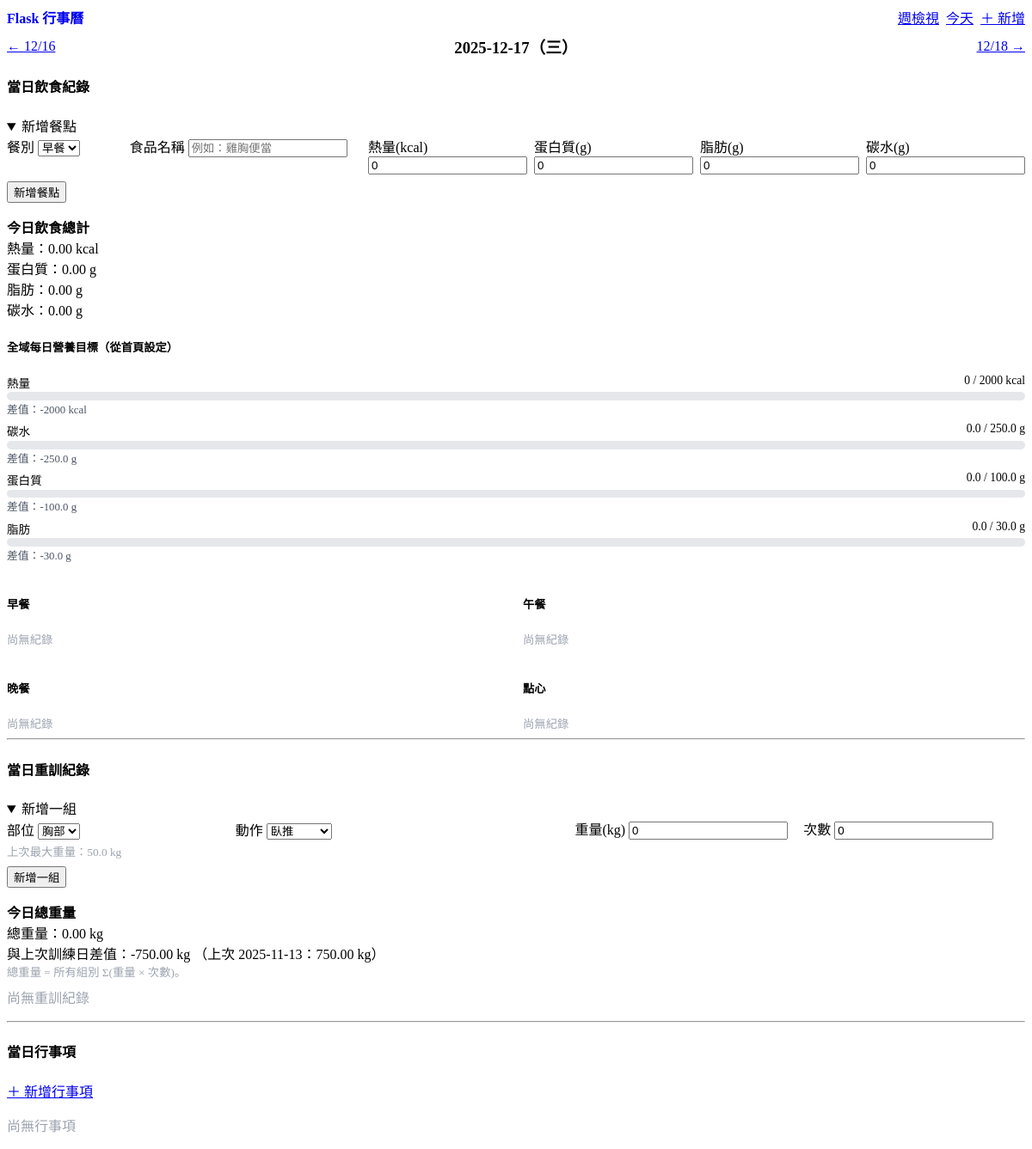
The app's page /day/2025-12-17 with its own data.
### app.py (models this page shows)
class DailyNutritionGoal(db.Model):
    __tablename__ = "daily_nutrition_goals"
    id = db.Column(db.Integer, primary_key=True)
    date = db.Column(db.Date, nullable=False, unique=True)
    kcal_target = db.Column(db.Float, default=0.0)
    carb_target = db.Column(db.Float, default=0.0)
    protein_target = db.Column(db.Float, default=0.0)
    fat_target = db.Column(db.Float, default=0.0)

### app.py (the view)
@app.route("/day/<string:datestr>")
def day_view(datestr):
    try:
        d = datetime.strptime(datestr, "%Y-%m-%d").date()
    except ValueError:
        flash("日期格式錯誤", "warning")
        return redirect(url_for("index"))
    items = (
        CalendarItem.query
        .filter(CalendarItem.date == d)
        .order_by(CalendarItem.start_time.asc())
        .all()
    )
    diets = (
        DietEntry.query
        .filter(DietEntry.date == d)
        .order_by(DietEntry.created_at.asc())
        .all()
    )
    totals_diet = {
        "kcal": sum(x.kcal or 0 for x in diets),
        "protein_g": sum(x.protein_g or 0 for x in diets),
        "fat_g": sum(x.fat_g or 0 for x in diets),
        "carb_g": sum(x.carb_g or 0 for x in diets),
    }
    diets_by_meal = {}
    for de in diets:
        diets_by_meal.setdefault(de.meal_type, []).append(de)
    goal = get_global_nutrition_goal()
    nutrition_goal = goal
    nutrition_diff = None
    nutrition_percent = None
    if goal:
        nutrition_diff = {}
        nutrition_percent = {}
        def handle(actual, target):
            target = target or 0.0
            diff = actual - target
            width_pct = None
            if target > 0:
                width_pct = min(100.0, (actual / target) * 100.0)
            return diff, width_pct
        nutrition_diff["kcal"], nutrition_percent["kcal"] = handle(
            totals_diet["kcal"], goal.kcal_target
        )
        nutrition_diff["carb"], nutrition_percent["carb"] = handle(
            totals_diet["carb_g"], goal.carb_target
        )
        nutrition_diff["protein"], nutrition_percent["protein"] = handle(
            totals_diet["protein_g"], goal.protein_target
        )
        nutrition_diff["fat"], nutrition_percent["fat"] = handle(
            totals_diet["fat_g"], goal.fat_target
        )
    sets_ = (
        StrengthSet.query
        .filter(StrengthSet.date == d)
        .order_by(StrengthSet.created_at.asc())
        .all()
    )
    total_weight = sum((s.weight_kg or 0) * (s.reps or 0) for s in sets_)
    strength_by_part = {}
    by_exercise = {}
    for s in sets_:
        strength_by_part.setdefault(s.body_part, {}).setdefault(s.exercise_name, []).append(s)
        by_exercise.setdefault(s.exercise_name, []).append(s)
    exercise_best_set_id = {}
    for ex_name, lst in by_exercise.items():
        best = max(lst, key=lambda s: ((s.weight_kg or 0) * (s.reps or 0)))
        exercise_best_set_id[ex_name] = best.id
    prev_total_date = None
    prev_total_weight = None
    total_diff_vs_prev = None
    prev_row = (
        db.session.query(
            StrengthSet.date,
            func.sum(StrengthSet.weight_kg * StrengthSet.reps)
        )
        .filter(StrengthSet.date < d)
        .group_by(StrengthSet.date)
        .order_by(StrengthSet.date.desc())
        .first()
    )
    if prev_row:
        prev_total_date = prev_row[0]
        prev_total_weight = float(prev_row[1] or 0.0)
        total_diff_vs_prev = total_weight - prev_total_weight
    last_max_weight = {}
    rows = (
        db.session.query(
            StrengthSet.exercise_name,
            StrengthSet.date,
            func.max(StrengthSet.weight_kg),
        )
        .filter(StrengthSet.date < d)
        .group_by(StrengthSet.exercise_name, StrengthSet.date)
        .all()
    )
    for ex_name, ex_date, max_w in rows:
        entry = last_max_weight.get(ex_name)
        if entry is None or ex_date > entry["date"]:
            last_max_weight[ex_name] = {"date": ex_date, "weight": float(max_w or 0.0)}
    last_max_weight_simple = {name: v["weight"] for name, v in last_max_weight.items()}
    prev_day = d - timedelta(days=1)
    next_day = d + timedelta(days=1)
    return render_template(
        "day.html",
        d=d,
        items=items,
        diets_by_meal=diets_by_meal,
        totals_diet=totals_diet,
        MEAL_TYPES=MEAL_TYPES,
        nutrition_goal=nutrition_goal,
        nutrition_diff=nutrition_diff,
        nutrition_percent=nutrition_percent,
        strength_by_part=strength_by_part,
        total_weight=total_weight,
        exercise_best_set_id=exercise_best_set_id,
        last_max_weight=last_max_weight_simple,
        prev_total_weight=prev_total_weight,
        prev_total_date=prev_total_date,
        total_diff_vs_prev=total_diff_vs_prev,
        STRENGTH_CATEGORIES=STRENGTH_CATEGORIES,
        prev_day=prev_day,
        next_day=next_day,
    )

### app.py (called while the page is built)
def get_global_nutrition_goal():
    return DailyNutritionGoal.query.order_by(DailyNutritionGoal.id.asc()).first()

### templates/day.html (shortened to what this page needs)
{% extends "base.html" %}
{% block content %}
<div class="topbar" style="margin:.5rem 0 1rem;">
  <a href="{{ url_for('day_view', datestr=prev_day.strftime('%Y-%m-%d')) }}">← {{ prev_day.strftime('%m/%d') }}</a>
  <h3 style="margin:0;">{{ d.strftime('%Y-%m-%d') }}（{{ ['一','二','三','四','五','六','日'][d.weekday()] }}）</h3>
  <a href="{{ url_for('day_view', datestr=next_day.strftime('%Y-%m-%d')) }}">{{ next_day.strftime('%m/%d') }} →</a>
</div>
<section>
  <h4>當日飲食紀錄</h4>
  <details open>
    <summary>新增餐點</summary>
    <form method="post" action="{{ url_for('diet_add') }}">
      <div style="display:grid; grid-template-columns: 1fr 2fr 1fr 1fr 1fr 1fr; gap:.5rem;">
        <label>餐別
          <select name="meal_type" required>
            {% for val, label in MEAL_TYPES %}
              <option value="{{ val }}">{{ label }}</option>
            {% endfor %}
          </select>
        </label>
        <label>食品名稱
          <input name="food_name" placeholder="例如：雞胸便當" required>
        </label>
        <label>熱量(kcal)
          <input type="number" step="0.01" name="kcal" value="0">
        </label>
        <label>蛋白質(g)
          <input type="number" step="0.01" name="protein_g" value="0">
        </label>
        <label>脂肪(g)
          <input type="number" step="0.01" name="fat_g" value="0">
        </label>
        <label>碳水(g)
          <input type="number" step="0.01" name="carb_g" value="0">
        </label>
      </div>
      <div style="margin-top:.5rem;"><button type="submit">新增餐點</button></div>
    </form>
  </details>
  <article style="margin-top:1rem;">
    <header><strong>今日飲食總計</strong></header>
    <div>熱量：{{ '%.2f'|format(totals_diet.kcal) }} kcal</div>
    <div>蛋白質：{{ '%.2f'|format(totals_diet.protein_g) }} g</div>
    <div>脂肪：{{ '%.2f'|format(totals_diet.fat_g) }} g</div>
    <div>碳水：{{ '%.2f'|format(totals_diet.carb_g) }} g</div>
  </article>
  <section style="margin-top:1rem;">
    <h5>全域每日營養目標（從首頁設定）</h5>
    {% if nutrition_goal %}
      <div class="nutri-row">
        <div class="nutri-label">
          <span>熱量</span>
          <span>{{ '%.0f'|format(totals_diet.kcal) }} / {{ '%.0f'|format(nutrition_goal.kcal_target or 0) }} kcal</span>
        </div>
        <div class="nutri-bar">
        </div>
        {% if nutrition_diff %}
          <div class="nutri-diff">差值：{{ '%+.0f'|format(nutrition_diff['kcal']) }} kcal</div>
        {% endif %}
      </div>
      <div class="nutri-row">
        <div class="nutri-label">
          <span>碳水</span>
          <span>{{ '%.1f'|format(totals_diet.carb_g) }} / {{ '%.1f'|format(nutrition_goal.carb_target or 0) }} g</span>
        </div>
        <div class="nutri-bar">
        </div>
        {% if nutrition_diff %}
          <div class="nutri-diff">差值：{{ '%+.1f'|format(nutrition_diff['carb']) }} g</div>
        {% endif %}
      </div>
      <div class="nutri-row">
        <div class="nutri-label">
          <span>蛋白質</span>
          <span>{{ '%.1f'|format(totals_diet.protein_g) }} / {{ '%.1f'|format(nutrition_goal.protein_target or 0) }} g</span>
        </div>
        <div class="nutri-bar">
        </div>
        {% if nutrition_diff %}
          <div class="nutri-diff">差值：{{ '%+.1f'|format(nutrition_diff['protein']) }} g</div>
        {% endif %}
      </div>
      <div class="nutri-row">
        <div class="nutri-label">
          <span>脂肪</span>
          <span>{{ '%.1f'|format(totals_diet.fat_g) }} / {{ '%.1f'|format(nutrition_goal.fat_target or 0) }} g</span>
        </div>
        <div class="nutri-bar">
        </div>
        {% if nutrition_diff %}
          <div class="nutri-diff">差值：{{ '%+.1f'|format(nutrition_diff['fat']) }} g</div>
        {% endif %}
      </div>
    {% else %}
      <p class="muted" style="margin-top:.5rem;">尚未設定全域營養目標，請回首頁設定。</p>
    {% endif %}
  </section>
  <div style="display:grid; grid-template-columns: repeat(2, 1fr); gap:1rem; margin-top:1rem;">
    {% for meal in ['早餐','午餐','晚餐','點心'] %}
      <div>
        <h5>{{ meal }}</h5>
        {% set arr = diets_by_meal.get(meal, []) %}
        {% if arr|length == 0 %}
          <small class="muted">尚無紀錄</small>
        {% endif %}
      </div>
    {% endfor %}
  </div>
</section>
<hr>
<section>
  <h4>當日重訓紀錄</h4>
  <details open>
    <summary>新增一組</summary>
    <form method="post" action="{{ url_for('strength_add') }}">
      <div style="display:grid; grid-template-columns: 1fr 1.5fr 1fr 1fr; gap:.5rem; align-items:end;">
        <label>部位
          <select name="body_part" id="body_part_select" required>
            {% for part, exs in STRENGTH_CATEGORIES.items() %}
              <option value="{{ part }}">{{ part }}</option>
            {% endfor %}
          </select>
        </label>
        <label>動作
          <select name="exercise_name" id="exercise_select" required></select>
        </label>
        <label>重量(kg)
          <input type="number" step="0.5" name="weight_kg" value="0">
        </label>
        <label>次數
          <input type="number" step="1" min="0" name="reps" value="0">
        </label>
      </div>
      <div style="margin-top:.25rem;">
        <small id="last_max_text" class="muted">上次最大重量：— kg</small>
      </div>
      <div style="margin-top:.5rem;"><button type="submit">新增一組</button></div>
    </form>
  </details>
  <article style="margin-top:1rem;">
    <header><strong>今日總重量</strong></header>
    <div>總重量：{{ '%.2f'|format(total_weight) }} kg</div>
    {% if prev_total_weight is not none %}
      <div>
        與上次訓練日差值：{{ '%+.2f'|format(total_diff_vs_prev) }} kg
        （上次 {{ prev_total_date.strftime('%Y-%m-%d') }}：{{ '%.2f'|format(prev_total_weight) }} kg）
      </div>
    {% else %}
      <div class="muted">尚無上次訓練日紀錄</div>
    {% endif %}
    <small class="muted">總重量 = 所有組別 Σ(重量 × 次數)。</small>
  </article>
  {% if strength_by_part|length == 0 %}
    <p class="muted" style="margin-top:.5rem;">尚無重訓紀錄</p>
  {% endif %}
</section>
<hr>
<section>
  <h4>當日行事項</h4>
  <a href="{{ url_for('add', date=d.strftime('%Y-%m-%d')) }}" class="secondary">＋ 新增行事項</a>
  {% if items|length == 0 %}
    <p class="muted">尚無行事項</p>
  {% endif %}
</section>
{% endblock %}

### templates/base.html (style rules this page uses)
.muted { color:#9ca3af; }
.topbar { display:flex; gap:.5rem; justify-content:space-between; align-items:center; }

### templates/day.html (style rules this page uses)
.nutri-row { margin-top:.4rem; }
.nutri-label { display:flex; justify-content:space-between; font-size:.85rem; margin-bottom:.1rem; }
.nutri-bar { position:relative; height:0.6rem; border-radius:999px; background:#e5e7eb; overflow:hidden; }
.nutri-diff { font-size:.8rem; color:#4b5563; }

### records on screen
DailyNutritionGoal: kcal_target "2000", carb_target "250.0", protein_target "100.0", fat_target "30.0"

### other values on screen
{{ prev_day.strftime('%m/%d') }} "12/16"
{{ d.strftime('%Y-%m-%d') }} "2025-12-17"
{{ ['一','二','三','四','五','六','日'][d.weekday()] }} "三"
{{ next_day.strftime('%m/%d') }} "12/18"
{{ '%.2f'|format(totals_diet.kcal) }} "0.00"
{{ '%.2f'|format(totals_diet.protein_g) }} "0.00"
{{ '%.2f'|format(totals_diet.fat_g) }} "0.00"
{{ '%.2f'|format(totals_diet.carb_g) }} "0.00"
{{ '%.0f'|format(totals_diet.kcal) }} "0"
{{ '%+.0f'|format(nutrition_diff['kcal']) }} "-2000"
{{ '%.1f'|format(totals_diet.carb_g) }} "0.0"
{{ '%+.1f'|format(nutrition_diff['carb']) }} "-250.0"
{{ '%.1f'|format(totals_diet.protein_g) }} "0.0"
{{ '%+.1f'|format(nutrition_diff['protein']) }} "-100.0"
{{ '%.1f'|format(totals_diet.fat_g) }} "0.0"
